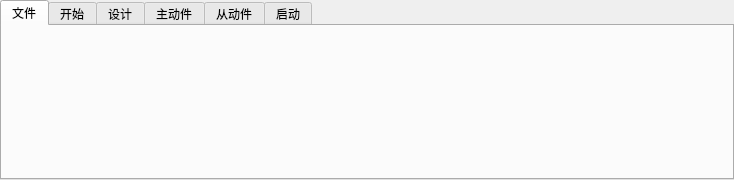
<?xml version="1.0" encoding="UTF-8"?>
<ui version="4.0">
 <class>menuWidget</class>
 <widget class="QWidget" name="menuWidget">
  <property name="geometry">
   <rect>
    <x>0</x>
    <y>0</y>
    <width>734</width>
    <height>180</height>
   </rect>
  </property>
  <property name="sizePolicy">
   <sizepolicy hsizetype="Preferred" vsizetype="Fixed">
    <horstretch>0</horstretch>
    <verstretch>0</verstretch>
   </sizepolicy>
  </property>
  <property name="minimumSize">
   <size>
    <width>0</width>
    <height>180</height>
   </size>
  </property>
  <property name="maximumSize">
   <size>
    <width>16777215</width>
    <height>180</height>
   </size>
  </property>
  <property name="windowTitle">
   <string>Form</string>
  </property>
  <property name="styleSheet">
   <string notr="true"/>
  </property>
  <layout class="QHBoxLayout" name="horizontalLayout_2">
   <property name="spacing">
    <number>0</number>
   </property>
   <property name="leftMargin">
    <number>0</number>
   </property>
   <property name="topMargin">
    <number>0</number>
   </property>
   <property name="rightMargin">
    <number>0</number>
   </property>
   <property name="bottomMargin">
    <number>0</number>
   </property>
   <item>
    <widget class="QTabWidget" name="tabWidget">
     <property name="sizePolicy">
      <sizepolicy hsizetype="Preferred" vsizetype="Preferred">
       <horstretch>0</horstretch>
       <verstretch>0</verstretch>
      </sizepolicy>
     </property>
     <property name="minimumSize">
      <size>
       <width>0</width>
       <height>0</height>
      </size>
     </property>
     <property name="maximumSize">
      <size>
       <width>16777215</width>
       <height>16777215</height>
      </size>
     </property>
     <property name="styleSheet">
      <string notr="true"/>
     </property>
     <property name="currentIndex">
      <number>0</number>
     </property>
     <property name="iconSize">
      <size>
       <width>16</width>
       <height>16</height>
      </size>
     </property>
     <widget class="QWidget" name="File">
      <attribute name="title">
       <string>文件</string>
      </attribute>
      <layout class="QGridLayout" name="gridLayout_2">
       <property name="leftMargin">
        <number>0</number>
       </property>
       <property name="topMargin">
        <number>0</number>
       </property>
       <property name="rightMargin">
        <number>0</number>
       </property>
       <property name="bottomMargin">
        <number>0</number>
       </property>
       <property name="spacing">
        <number>0</number>
       </property>
      </layout>
     </widget>
     <widget class="QWidget" name="Begin">
      <attribute name="title">
       <string>开始</string>
      </attribute>
      <layout class="QGridLayout" name="gridLayout_4">
       <property name="leftMargin">
        <number>0</number>
       </property>
       <property name="topMargin">
        <number>0</number>
       </property>
       <property name="rightMargin">
        <number>0</number>
       </property>
       <property name="bottomMargin">
        <number>0</number>
       </property>
       <property name="spacing">
        <number>0</number>
       </property>
       <item row="0" column="0">
        <widget class="QWidget" name="beginwidget" native="true">
         <layout class="QGridLayout" name="gridLayout_3">
          <item row="0" column="0">
           <spacer name="verticalSpacer_2">
            <property name="orientation">
             <enum>Qt::Vertical</enum>
            </property>
            <property name="sizeHint" stdset="0">
             <size>
              <width>707</width>
              <height>0</height>
             </size>
            </property>
           </spacer>
          </item>
          <item row="1" column="0">
           <layout class="QHBoxLayout" name="horizontalLayout">
            <item>
             <widget class="QPushButton" name="buildButton">
              <property name="minimumSize">
               <size>
                <width>70</width>
                <height>100</height>
               </size>
              </property>
              <property name="maximumSize">
               <size>
                <width>70</width>
                <height>100</height>
               </size>
              </property>
              <property name="text">
               <string/>
              </property>
              <property name="iconSize">
               <size>
                <width>70</width>
                <height>100</height>
               </size>
              </property>
              <property name="checkable">
               <bool>true</bool>
              </property>
              <property name="checked">
               <bool>false</bool>
              </property>
              <property name="autoExclusive">
               <bool>true</bool>
              </property>
              <property name="flat">
               <bool>true</bool>
              </property>
             </widget>
            </item>
            <item>
             <widget class="QPushButton" name="pushButton_3">
              <property name="minimumSize">
               <size>
                <width>70</width>
                <height>100</height>
               </size>
              </property>
              <property name="maximumSize">
               <size>
                <width>70</width>
                <height>100</height>
               </size>
              </property>
              <property name="text">
               <string/>
              </property>
              <property name="checkable">
               <bool>true</bool>
              </property>
              <property name="autoExclusive">
               <bool>true</bool>
              </property>
              <property name="flat">
               <bool>true</bool>
              </property>
             </widget>
            </item>
            <item>
             <widget class="QPushButton" name="pushButton_4">
              <property name="minimumSize">
               <size>
                <width>70</width>
                <height>100</height>
               </size>
              </property>
              <property name="maximumSize">
               <size>
                <width>70</width>
                <height>100</height>
               </size>
              </property>
              <property name="text">
               <string/>
              </property>
              <property name="checkable">
               <bool>true</bool>
              </property>
              <property name="autoExclusive">
               <bool>true</bool>
              </property>
              <property name="flat">
               <bool>true</bool>
              </property>
             </widget>
            </item>
            <item>
             <widget class="QPushButton" name="pushButton_5">
              <property name="minimumSize">
               <size>
                <width>70</width>
                <height>100</height>
               </size>
              </property>
              <property name="maximumSize">
               <size>
                <width>70</width>
                <height>100</height>
               </size>
              </property>
              <property name="text">
               <string/>
              </property>
              <property name="checkable">
               <bool>true</bool>
              </property>
              <property name="autoExclusive">
               <bool>true</bool>
              </property>
              <property name="flat">
               <bool>true</bool>
              </property>
             </widget>
            </item>
            <item>
             <spacer name="horizontalSpacer">
              <property name="orientation">
               <enum>Qt::Horizontal</enum>
              </property>
              <property name="sizeHint" stdset="0">
               <size>
                <width>318</width>
                <height>20</height>
               </size>
              </property>
             </spacer>
            </item>
           </layout>
          </item>
          <item row="2" column="0">
           <spacer name="verticalSpacer_3">
            <property name="orientation">
             <enum>Qt::Vertical</enum>
            </property>
            <property name="sizeHint" stdset="0">
             <size>
              <width>707</width>
              <height>8</height>
             </size>
            </property>
           </spacer>
          </item>
          <item row="3" column="0">
           <spacer name="verticalSpacer">
            <property name="orientation">
             <enum>Qt::Vertical</enum>
            </property>
            <property name="sizeHint" stdset="0">
             <size>
              <width>707</width>
              <height>0</height>
             </size>
            </property>
           </spacer>
          </item>
         </layout>
        </widget>
       </item>
      </layout>
     </widget>
     <widget class="QWidget" name="Design">
      <attribute name="title">
       <string>设计</string>
      </attribute>
     </widget>
     <widget class="QWidget" name="DrivingPart">
      <attribute name="title">
       <string>主动件</string>
      </attribute>
      <layout class="QGridLayout" name="gridLayout_5">
       <item row="0" column="1">
        <widget class="QScrollArea" name="scrollArea">
         <property name="sizePolicy">
          <sizepolicy hsizetype="Expanding" vsizetype="Fixed">
           <horstretch>0</horstretch>
           <verstretch>0</verstretch>
          </sizepolicy>
         </property>
         <property name="minimumSize">
          <size>
           <width>0</width>
           <height>130</height>
          </size>
         </property>
         <property name="maximumSize">
          <size>
           <width>16777215</width>
           <height>130</height>
          </size>
         </property>
         <property name="styleSheet">
          <string notr="true">background-color: rgb(255, 255, 255);</string>
         </property>
         <property name="verticalScrollBarPolicy">
          <enum>Qt::ScrollBarAlwaysOff</enum>
         </property>
         <property name="widgetResizable">
          <bool>true</bool>
         </property>
         <widget class="QWidget" name="scrollAreaWidgetContents">
          <property name="geometry">
           <rect>
            <x>0</x>
            <y>0</y>
            <width>708</width>
            <height>128</height>
           </rect>
          </property>
          <layout class="QHBoxLayout" name="horizontalLayout_3">
           <item>
            <widget class="QPushButton" name="pushButton">
             <property name="sizePolicy">
              <sizepolicy hsizetype="Fixed" vsizetype="Fixed">
               <horstretch>0</horstretch>
               <verstretch>0</verstretch>
              </sizepolicy>
             </property>
             <property name="minimumSize">
              <size>
               <width>100</width>
               <height>100</height>
              </size>
             </property>
             <property name="maximumSize">
              <size>
               <width>100</width>
               <height>100</height>
              </size>
             </property>
             <property name="text">
              <string/>
             </property>
            </widget>
           </item>
           <item>
            <widget class="QPushButton" name="pushButton_2">
             <property name="sizePolicy">
              <sizepolicy hsizetype="Fixed" vsizetype="Fixed">
               <horstretch>0</horstretch>
               <verstretch>0</verstretch>
              </sizepolicy>
             </property>
             <property name="minimumSize">
              <size>
               <width>100</width>
               <height>100</height>
              </size>
             </property>
             <property name="maximumSize">
              <size>
               <width>100</width>
               <height>100</height>
              </size>
             </property>
             <property name="text">
              <string/>
             </property>
            </widget>
           </item>
           <item>
            <widget class="QPushButton" name="pushButton_6">
             <property name="sizePolicy">
              <sizepolicy hsizetype="Fixed" vsizetype="Fixed">
               <horstretch>0</horstretch>
               <verstretch>0</verstretch>
              </sizepolicy>
             </property>
             <property name="minimumSize">
              <size>
               <width>100</width>
               <height>100</height>
              </size>
             </property>
             <property name="maximumSize">
              <size>
               <width>100</width>
               <height>100</height>
              </size>
             </property>
             <property name="text">
              <string/>
             </property>
            </widget>
           </item>
           <item>
            <widget class="QPushButton" name="pushButton_7">
             <property name="sizePolicy">
              <sizepolicy hsizetype="Fixed" vsizetype="Fixed">
               <horstretch>0</horstretch>
               <verstretch>0</verstretch>
              </sizepolicy>
             </property>
             <property name="minimumSize">
              <size>
               <width>100</width>
               <height>100</height>
              </size>
             </property>
             <property name="maximumSize">
              <size>
               <width>100</width>
               <height>100</height>
              </size>
             </property>
             <property name="text">
              <string/>
             </property>
            </widget>
           </item>
           <item>
            <widget class="QPushButton" name="pushButton_8">
             <property name="sizePolicy">
              <sizepolicy hsizetype="Fixed" vsizetype="Fixed">
               <horstretch>0</horstretch>
               <verstretch>0</verstretch>
              </sizepolicy>
             </property>
             <property name="minimumSize">
              <size>
               <width>100</width>
               <height>100</height>
              </size>
             </property>
             <property name="maximumSize">
              <size>
               <width>100</width>
               <height>100</height>
              </size>
             </property>
             <property name="text">
              <string/>
             </property>
            </widget>
           </item>
           <item>
            <spacer name="horizontalSpacer_2">
             <property name="orientation">
              <enum>Qt::Horizontal</enum>
             </property>
             <property name="sizeHint" stdset="0">
              <size>
               <width>40</width>
               <height>20</height>
              </size>
             </property>
            </spacer>
           </item>
          </layout>
         </widget>
        </widget>
       </item>
      </layout>
     </widget>
     <widget class="QWidget" name="DrivenPart">
      <attribute name="title">
       <string>从动件</string>
      </attribute>
      <layout class="QGridLayout" name="gridLayout">
       <item row="0" column="0">
        <widget class="QScrollArea" name="scrollArea_2">
         <property name="sizePolicy">
          <sizepolicy hsizetype="Expanding" vsizetype="Fixed">
           <horstretch>0</horstretch>
           <verstretch>0</verstretch>
          </sizepolicy>
         </property>
         <property name="minimumSize">
          <size>
           <width>0</width>
           <height>130</height>
          </size>
         </property>
         <property name="maximumSize">
          <size>
           <width>16777215</width>
           <height>130</height>
          </size>
         </property>
         <property name="styleSheet">
          <string notr="true">background-color: rgb(255, 255, 255);</string>
         </property>
         <property name="verticalScrollBarPolicy">
          <enum>Qt::ScrollBarAlwaysOff</enum>
         </property>
         <property name="widgetResizable">
          <bool>true</bool>
         </property>
         <widget class="QWidget" name="scrollAreaWidgetContents_2">
          <property name="geometry">
           <rect>
            <x>0</x>
            <y>0</y>
            <width>708</width>
            <height>128</height>
           </rect>
          </property>
          <layout class="QHBoxLayout" name="horizontalLayout_4">
           <item>
            <widget class="QPushButton" name="pushButton_9">
             <property name="sizePolicy">
              <sizepolicy hsizetype="Fixed" vsizetype="Fixed">
               <horstretch>0</horstretch>
               <verstretch>0</verstretch>
              </sizepolicy>
             </property>
             <property name="minimumSize">
              <size>
               <width>100</width>
               <height>100</height>
              </size>
             </property>
             <property name="maximumSize">
              <size>
               <width>100</width>
               <height>100</height>
              </size>
             </property>
             <property name="text">
              <string/>
             </property>
            </widget>
           </item>
           <item>
            <widget class="QPushButton" name="pushButton_10">
             <property name="sizePolicy">
              <sizepolicy hsizetype="Fixed" vsizetype="Fixed">
               <horstretch>0</horstretch>
               <verstretch>0</verstretch>
              </sizepolicy>
             </property>
             <property name="minimumSize">
              <size>
               <width>100</width>
               <height>100</height>
              </size>
             </property>
             <property name="maximumSize">
              <size>
               <width>100</width>
               <height>100</height>
              </size>
             </property>
             <property name="text">
              <string/>
             </property>
            </widget>
           </item>
           <item>
            <widget class="QPushButton" name="pushButton_11">
             <property name="sizePolicy">
              <sizepolicy hsizetype="Fixed" vsizetype="Fixed">
               <horstretch>0</horstretch>
               <verstretch>0</verstretch>
              </sizepolicy>
             </property>
             <property name="minimumSize">
              <size>
               <width>100</width>
               <height>100</height>
              </size>
             </property>
             <property name="maximumSize">
              <size>
               <width>100</width>
               <height>100</height>
              </size>
             </property>
             <property name="text">
              <string/>
             </property>
            </widget>
           </item>
           <item>
            <widget class="QPushButton" name="pushButton_12">
             <property name="sizePolicy">
              <sizepolicy hsizetype="Fixed" vsizetype="Fixed">
               <horstretch>0</horstretch>
               <verstretch>0</verstretch>
              </sizepolicy>
             </property>
             <property name="minimumSize">
              <size>
               <width>100</width>
               <height>100</height>
              </size>
             </property>
             <property name="maximumSize">
              <size>
               <width>100</width>
               <height>100</height>
              </size>
             </property>
             <property name="text">
              <string/>
             </property>
            </widget>
           </item>
           <item>
            <widget class="QPushButton" name="pushButton_13">
             <property name="sizePolicy">
              <sizepolicy hsizetype="Fixed" vsizetype="Fixed">
               <horstretch>0</horstretch>
               <verstretch>0</verstretch>
              </sizepolicy>
             </property>
             <property name="minimumSize">
              <size>
               <width>100</width>
               <height>100</height>
              </size>
             </property>
             <property name="maximumSize">
              <size>
               <width>100</width>
               <height>100</height>
              </size>
             </property>
             <property name="text">
              <string/>
             </property>
            </widget>
           </item>
           <item>
            <spacer name="horizontalSpacer_3">
             <property name="orientation">
              <enum>Qt::Horizontal</enum>
             </property>
             <property name="sizeHint" stdset="0">
              <size>
               <width>40</width>
               <height>20</height>
              </size>
             </property>
            </spacer>
           </item>
          </layout>
         </widget>
        </widget>
       </item>
      </layout>
     </widget>
     <widget class="QWidget" name="Play">
      <attribute name="title">
       <string>启动</string>
      </attribute>
     </widget>
    </widget>
   </item>
  </layout>
 </widget>
 <resources/>
 <connections/>
</ui>
